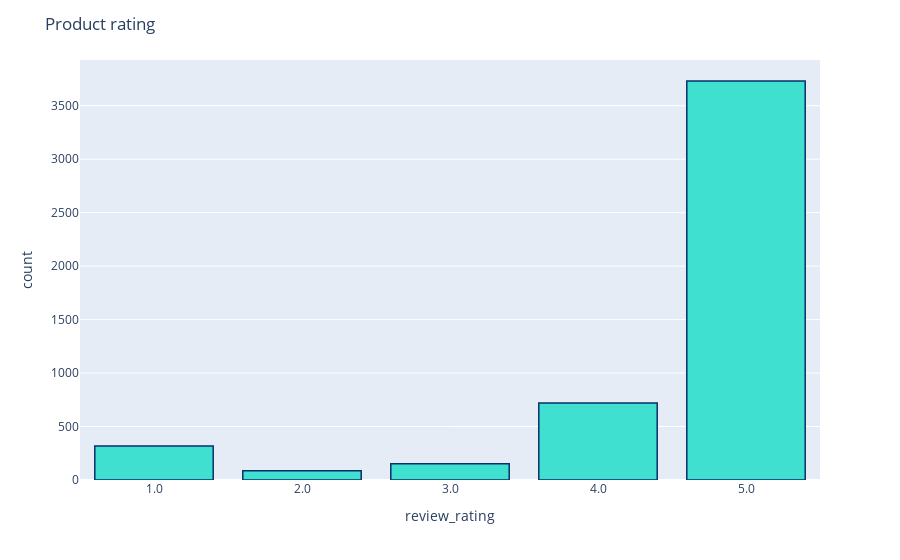

The code cell stored with this chart in its notebook:
### Code cell
# Product Scores
fig = px.histogram(df, x="review_rating", category_orders={"review_rating": ["1.0", "2.0", "3.0", "4.0", "5.0"]})
fig.update_traces(marker_color="turquoise",marker_line_color='rgb(8,48,107)',
                  marker_line_width=1.5)
fig.update_layout(title_text='Product rating')
fig.show()

### Figure 1 — Plotly figure (JSON) as saved in the notebook; plotly's stock layout.template omitted (floating-point values rounded to 4 significant figures; data arrays with more than 128 entries replaced by an {"elided": "..."} marker saying what was removed)
{"data": [{"alignmentgroup": "True", "bingroup": "x", "hovertemplate": "review_rating=%{x}<br>count=%{y}<extra></extra>", "legendgroup": "", "marker": {"color": "turquoise", "line": {"color": "rgb(8,48,107)", "width": 1.5}, "pattern": {"shape": ""}}, "name": "", "offsetgroup": "", "orientation": "v", "showlegend": false, "type": "histogram", "x": {"elided": "5010 str values"}, "xaxis": "x", "yaxis": "y"}], "layout": {"barmode": "relative", "legend": {"tracegroupgap": 0}, "margin": {"t": 60}, "title": {"text": "Product rating"}, "xaxis": {"anchor": "y", "categoryarray": ["1.0", "2.0", "3.0", "4.0", "5.0"], "categoryorder": "array", "domain": [0, 1], "title": {"text": "review_rating"}}, "yaxis": {"anchor": "x", "domain": [0, 1], "title": {"text": "count"}}}}
